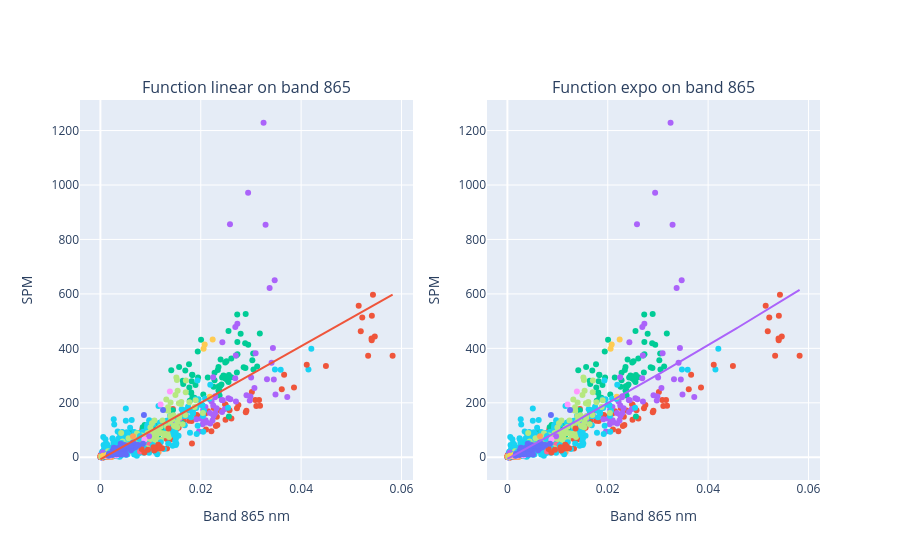

Notebook code cell kept with this figure:
### Code cell
mfit.plot_multifit(1, 2, [('linear', '865'), ('expo', '865')], positions=[(1,1), (1, 2)], color='Rio/ Bacia', showlegend=False)
